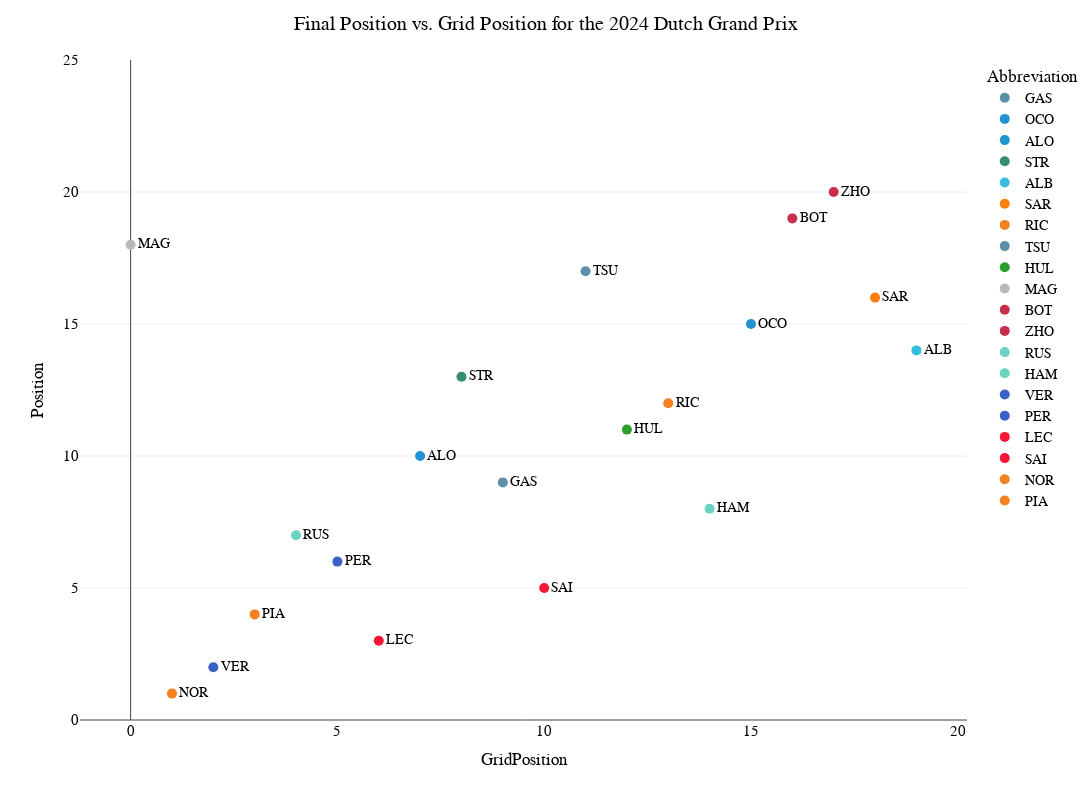

Write notebook code for a chart like this one.
### Code cell
fig_scatter_grid_vs_final=px.scatter(GP_Final, 
           x="GridPosition", 
           y="Position", 
           color='Abbreviation',
           text='Abbreviation',
           facet_row_spacing=0.02, # default is 0.07 when facet_col_wrap is used
           facet_col_spacing=0.04,
           height=800,
           width=1200,
           range_y=[0,25],
           template='xgridoff',
           color_discrete_map={
                 "ALB": "#64C4FF",
                 "ALO": "#229971",
                 "BOT": "#52e252",
                 "COL": "#37BEDD",
                 "GAS": "#0093cc",
                 "HAM": "#27F4D2",
                 "HUL": "#B6BABD",
                 "LEC": "#E80020",
                 "MAG": "#B6BABD",
                 "NOR": "#FF8000",
                 "OCO": "#0093cc",
                 "PER": "#3671C6",
                 "PIA": "#FF8000",
                 "RIC": "#6692FF",
                 "RUS": "#27F4D2",
                 "SAI": "#E80020",
                 "SAR": "#37BEDD",
                 "STR": "#229971",
                 "TSU": "#6692FF",
                 "VER": "#3671C6",
                 "ZHO": "#52e252"
                 },
            hover_data=["Abbreviation"]
        )

fig_scatter_grid_vs_final.update_layout(
    title="Final Position vs. Grid Position for the {} {}".format(year,race),
    hoverlabel=dict(
        bgcolor="white",
        font_size=15,
        font_family="PT Sans Narrow"
    ),
    title_x=0.5,
    yaxis = dict(tickfont = dict(size=15)),
    xaxis = dict(tickfont = dict(size=15)),
    font=dict(
        family="PT Sans Narrow",
        size=14,
        color="Black"
    ),
    title_font_family="PT Sans Narrow"
)
fig_scatter_grid_vs_final.update_traces(textposition='middle right', marker=dict(size=10))

### Figure 1 — Plotly figure (JSON) as saved in the notebook; plotly's stock layout.template omitted (floating-point values rounded to 4 significant figures)
{"data": [{"customdata": [["GAS"]], "hovertemplate": "Abbreviation=%{customdata[0]}<br>GridPosition=%{x}<br>Position=%{y}<extra></extra>", "legendgroup": "GAS", "marker": {"color": "#5E8FAA", "size": 10, "symbol": "circle"}, "mode": "markers+text", "name": "GAS", "orientation": "v", "showlegend": true, "text": ["GAS"], "textposition": "middle right", "type": "scatter", "x": [9], "xaxis": "x", "y": [9], "yaxis": "y"}, {"customdata": [["OCO"]], "hovertemplate": "Abbreviation=%{customdata[0]}<br>GridPosition=%{x}<br>Position=%{y}<extra></extra>", "legendgroup": "OCO", "marker": {"color": "#2293D1", "size": 10, "symbol": "circle"}, "mode": "markers+text", "name": "OCO", "orientation": "v", "showlegend": true, "text": ["OCO"], "textposition": "middle right", "type": "scatter", "x": [15], "xaxis": "x", "y": [15], "yaxis": "y"}, {"customdata": [["ALO"]], "hovertemplate": "Abbreviation=%{customdata[0]}<br>GridPosition=%{x}<br>Position=%{y}<extra></extra>", "legendgroup": "ALO", "marker": {"color": "#2293D1", "size": 10, "symbol": "circle"}, "mode": "markers+text", "name": "ALO", "orientation": "v", "showlegend": true, "text": ["ALO"], "textposition": "middle right", "type": "scatter", "x": [7], "xaxis": "x", "y": [10], "yaxis": "y"}, {"customdata": [["STR"]], "hovertemplate": "Abbreviation=%{customdata[0]}<br>GridPosition=%{x}<br>Position=%{y}<extra></extra>", "legendgroup": "STR", "marker": {"color": "#358C75", "size": 10, "symbol": "circle"}, "mode": "markers+text", "name": "STR", "orientation": "v", "showlegend": true, "text": ["STR"], "textposition": "middle right", "type": "scatter", "x": [8], "xaxis": "x", "y": [13], "yaxis": "y"}, {"customdata": [["ALB"]], "hovertemplate": "Abbreviation=%{customdata[0]}<br>GridPosition=%{x}<br>Position=%{y}<extra></extra>", "legendgroup": "ALB", "marker": {"color": "#37BEDD", "size": 10, "symbol": "circle"}, "mode": "markers+text", "name": "ALB", "orientation": "v", "showlegend": true, "text": ["ALB"], "textposition": "middle right", "type": "scatter", "x": [19], "xaxis": "x", "y": [14], "yaxis": "y"}, {"customdata": [["SAR"]], "hovertemplate": "Abbreviation=%{customdata[0]}<br>GridPosition=%{x}<br>Position=%{y}<extra></extra>", "legendgroup": "SAR", "marker": {"color": "#FF7F0E", "size": 10, "symbol": "circle"}, "mode": "markers+text", "name": "SAR", "orientation": "v", "showlegend": true, "text": ["SAR"], "textposition": "middle right", "type": "scatter", "x": [18], "xaxis": "x", "y": [16], "yaxis": "y"}, {"customdata": [["RIC"]], "hovertemplate": "Abbreviation=%{customdata[0]}<br>GridPosition=%{x}<br>Position=%{y}<extra></extra>", "legendgroup": "RIC", "marker": {"color": "#F58020", "size": 10, "symbol": "circle"}, "mode": "markers+text", "name": "RIC", "orientation": "v", "showlegend": true, "text": ["RIC"], "textposition": "middle right", "type": "scatter", "x": [13], "xaxis": "x", "y": [12], "yaxis": "y"}, {"customdata": [["TSU"]], "hovertemplate": "Abbreviation=%{customdata[0]}<br>GridPosition=%{x}<br>Position=%{y}<extra></extra>", "legendgroup": "TSU", "marker": {"color": "#5E8FAA", "size": 10, "symbol": "circle"}, "mode": "markers+text", "name": "TSU", "orientation": "v", "showlegend": true, "text": ["TSU"], "textposition": "middle right", "type": "scatter", "x": [11], "xaxis": "x", "y": [17], "yaxis": "y"}, {"customdata": [["HUL"]], "hovertemplate": "Abbreviation=%{customdata[0]}<br>GridPosition=%{x}<br>Position=%{y}<extra></extra>", "legendgroup": "HUL", "marker": {"color": "#2CA02C", "size": 10, "symbol": "circle"}, "mode": "markers+text", "name": "HUL", "orientation": "v", "showlegend": true, "text": ["HUL"], "textposition": "middle right", "type": "scatter", "x": [12], "xaxis": "x", "y": [11], "yaxis": "y"}, {"customdata": [["MAG"]], "hovertemplate": "Abbreviation=%{customdata[0]}<br>GridPosition=%{x}<br>Position=%{y}<extra></extra>", "legendgroup": "MAG", "marker": {"color": "#B6BABD", "size": 10, "symbol": "circle"}, "mode": "markers+text", "name": "MAG", "orientation": "v", "showlegend": true, "text": ["MAG"], "textposition": "middle right", "type": "scatter", "x": [0], "xaxis": "x", "y": [18], "yaxis": "y"}, {"customdata": [["BOT"]], "hovertemplate": "Abbreviation=%{customdata[0]}<br>GridPosition=%{x}<br>Position=%{y}<extra></extra>", "legendgroup": "BOT", "marker": {"color": "#C92D4B", "size": 10, "symbol": "circle"}, "mode": "markers+text", "name": "BOT", "orientation": "v", "showlegend": true, "text": ["BOT"], "textposition": "middle right", "type": "scatter", "x": [16], "xaxis": "x", "y": [19], "yaxis": "y"}, {"customdata": [["ZHO"]], "hovertemplate": "Abbreviation=%{customdata[0]}<br>GridPosition=%{x}<br>Position=%{y}<extra></extra>", "legendgroup": "ZHO", "marker": {"color": "#C92D4B", "size": 10, "symbol": "circle"}, "mode": "markers+text", "name": "ZHO", "orientation": "v", "showlegend": true, "text": ["ZHO"], "textposition": "middle right", "type": "scatter", "x": [17], "xaxis": "x", "y": [20], "yaxis": "y"}, {"customdata": [["RUS"]], "hovertemplate": "Abbreviation=%{customdata[0]}<br>GridPosition=%{x}<br>Position=%{y}<extra></extra>", "legendgroup": "RUS", "marker": {"color": "#6CD3BF", "size": 10, "symbol": "circle"}, "mode": "markers+text", "name": "RUS", "orientation": "v", "showlegend": true, "text": ["RUS"], "textposition": "middle right", "type": "scatter", "x": [4], "xaxis": "x", "y": [7], "yaxis": "y"}, {"customdata": [["HAM"]], "hovertemplate": "Abbreviation=%{customdata[0]}<br>GridPosition=%{x}<br>Position=%{y}<extra></extra>", "legendgroup": "HAM", "marker": {"color": "#6CD3BF", "size": 10, "symbol": "circle"}, "mode": "markers+text", "name": "HAM", "orientation": "v", "showlegend": true, "text": ["HAM"], "textposition": "middle right", "type": "scatter", "x": [14], "xaxis": "x", "y": [8], "yaxis": "y"}, {"customdata": [["VER"]], "hovertemplate": "Abbreviation=%{customdata[0]}<br>GridPosition=%{x}<br>Position=%{y}<extra></extra>", "legendgroup": "VER", "marker": {"color": "#3860C6", "size": 10, "symbol": "circle"}, "mode": "markers+text", "name": "VER", "orientation": "v", "showlegend": true, "text": ["VER"], "textposition": "middle right", "type": "scatter", "x": [2], "xaxis": "x", "y": [2], "yaxis": "y"}, {"customdata": [["PER"]], "hovertemplate": "Abbreviation=%{customdata[0]}<br>GridPosition=%{x}<br>Position=%{y}<extra></extra>", "legendgroup": "PER", "marker": {"color": "#3860C6", "size": 10, "symbol": "circle"}, "mode": "markers+text", "name": "PER", "orientation": "v", "showlegend": true, "text": ["PER"], "textposition": "middle right", "type": "scatter", "x": [5], "xaxis": "x", "y": [6], "yaxis": "y"}, {"customdata": [["LEC"]], "hovertemplate": "Abbreviation=%{customdata[0]}<br>GridPosition=%{x}<br>Position=%{y}<extra></extra>", "legendgroup": "LEC", "marker": {"color": "#F91536", "size": 10, "symbol": "circle"}, "mode": "markers+text", "name": "LEC", "orientation": "v", "showlegend": true, "text": ["LEC"], "textposition": "middle right", "type": "scatter", "x": [6], "xaxis": "x", "y": [3], "yaxis": "y"}, {"customdata": [["SAI"]], "hovertemplate": "Abbreviation=%{customdata[0]}<br>GridPosition=%{x}<br>Position=%{y}<extra></extra>", "legendgroup": "SAI", "marker": {"color": "#F91536", "size": 10, "symbol": "circle"}, "mode": "markers+text", "name": "SAI", "orientation": "v", "showlegend": true, "text": ["SAI"], "textposition": "middle right", "type": "scatter", "x": [10], "xaxis": "x", "y": [5], "yaxis": "y"}, {"customdata": [["NOR"]], "hovertemplate": "Abbreviation=%{customdata[0]}<br>GridPosition=%{x}<br>Position=%{y}<extra></extra>", "legendgroup": "NOR", "marker": {"color": "#F58020", "size": 10, "symbol": "circle"}, "mode": "markers+text", "name": "NOR", "orientation": "v", "showlegend": true, "text": ["NOR"], "textposition": "middle right", "type": "scatter", "x": [1], "xaxis": "x", "y": [1], "yaxis": "y"}, {"customdata": [["PIA"]], "hovertemplate": "Abbreviation=%{customdata[0]}<br>GridPosition=%{x}<br>Position=%{y}<extra></extra>", "legendgroup": "PIA", "marker": {"color": "#F58020", "size": 10, "symbol": "circle"}, "mode": "markers+text", "name": "PIA", "orientation": "v", "showlegend": true, "text": ["PIA"], "textposition": "middle right", "type": "scatter", "x": [3], "xaxis": "x", "y": [4], "yaxis": "y"}], "layout": {"font": {"color": "Black", "family": "PT Sans Narrow", "size": 14}, "height": 800, "hoverlabel": {"bgcolor": "white", "font": {"family": "PT Sans Narrow", "size": 15}}, "legend": {"title": {"text": "Abbreviation"}, "tracegroupgap": 0}, "margin": {"t": 60}, "title": {"font": {"family": "PT Sans Narrow"}, "text": "Final Position vs. Grid Position for the 2024 Dutch Grand Prix", "x": 0.5}, "width": 1200, "xaxis": {"anchor": "y", "domain": [0, 1], "tickfont": {"size": 15}, "title": {"text": "GridPosition"}}, "yaxis": {"anchor": "x", "domain": [0, 1], "range": [0, 25], "tickfont": {"size": 15}, "title": {"text": "Position"}}}}
